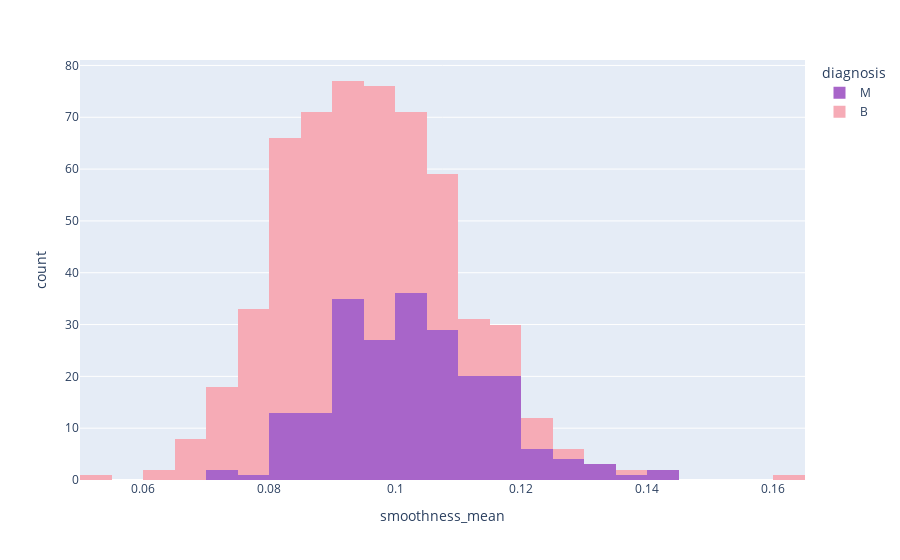

Here is the notebook cell this chart was saved with:
### Code cell
px.histogram(data_frame=df,x='smoothness_mean',color='diagnosis',color_discrete_sequence=['#A865C9','#f6abb6'])

### Figure 1 — Plotly figure (JSON) as saved in the notebook; plotly's stock layout.template omitted (floating-point values rounded to 4 significant figures; data arrays with more than 128 entries replaced by an {"elided": "..."} marker saying what was removed)
{"data": [{"alignmentgroup": "True", "bingroup": "x", "hovertemplate": "diagnosis=M<br>smoothness_mean=%{x}<br>count=%{y}<extra></extra>", "legendgroup": "M", "marker": {"color": "#A865C9", "pattern": {"shape": ""}}, "name": "M", "offsetgroup": "M", "orientation": "v", "showlegend": true, "type": "histogram", "x": {"elided": "212 float values"}, "xaxis": "x", "yaxis": "y"}, {"alignmentgroup": "True", "bingroup": "x", "hovertemplate": "diagnosis=B<br>smoothness_mean=%{x}<br>count=%{y}<extra></extra>", "legendgroup": "B", "marker": {"color": "#f6abb6", "pattern": {"shape": ""}}, "name": "B", "offsetgroup": "B", "orientation": "v", "showlegend": true, "type": "histogram", "x": {"elided": "357 float values"}, "xaxis": "x", "yaxis": "y"}], "layout": {"barmode": "relative", "legend": {"title": {"text": "diagnosis"}, "tracegroupgap": 0}, "margin": {"t": 60}, "xaxis": {"anchor": "y", "domain": [0, 1], "title": {"text": "smoothness_mean"}}, "yaxis": {"anchor": "x", "domain": [0, 1], "title": {"text": "count"}}}}
